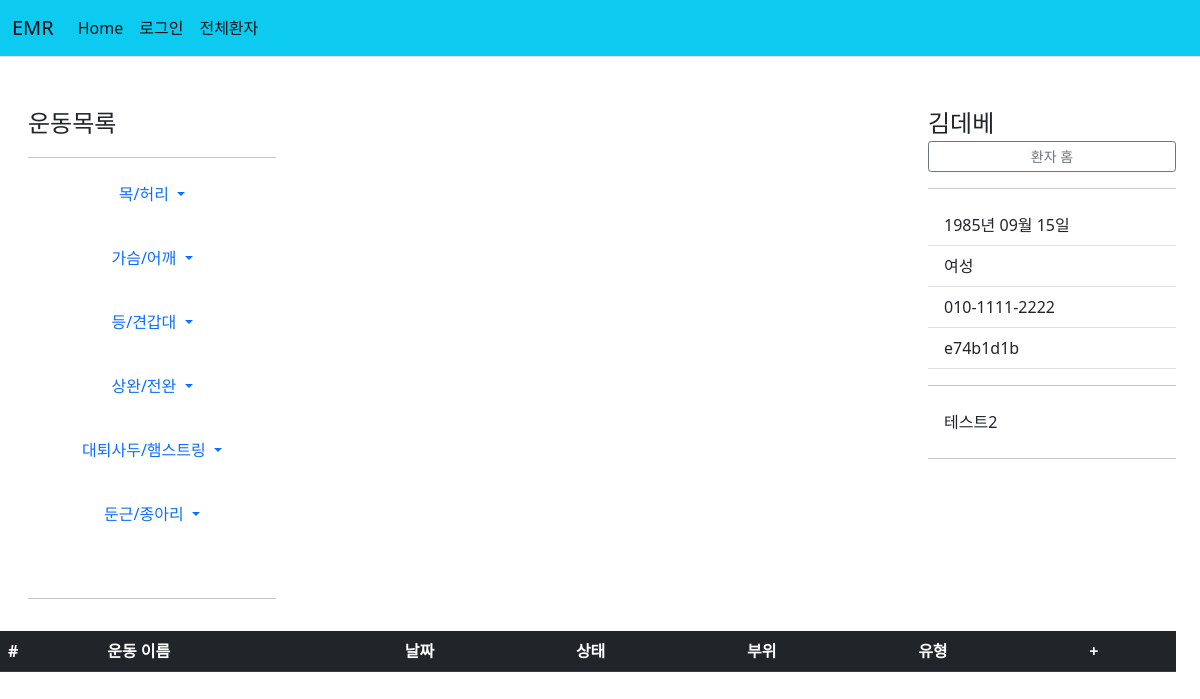
The page /patient/e74b1d1b-0807-4ede-a290-3f7158d4c5e5/exercise/ on the database as committed earlier.
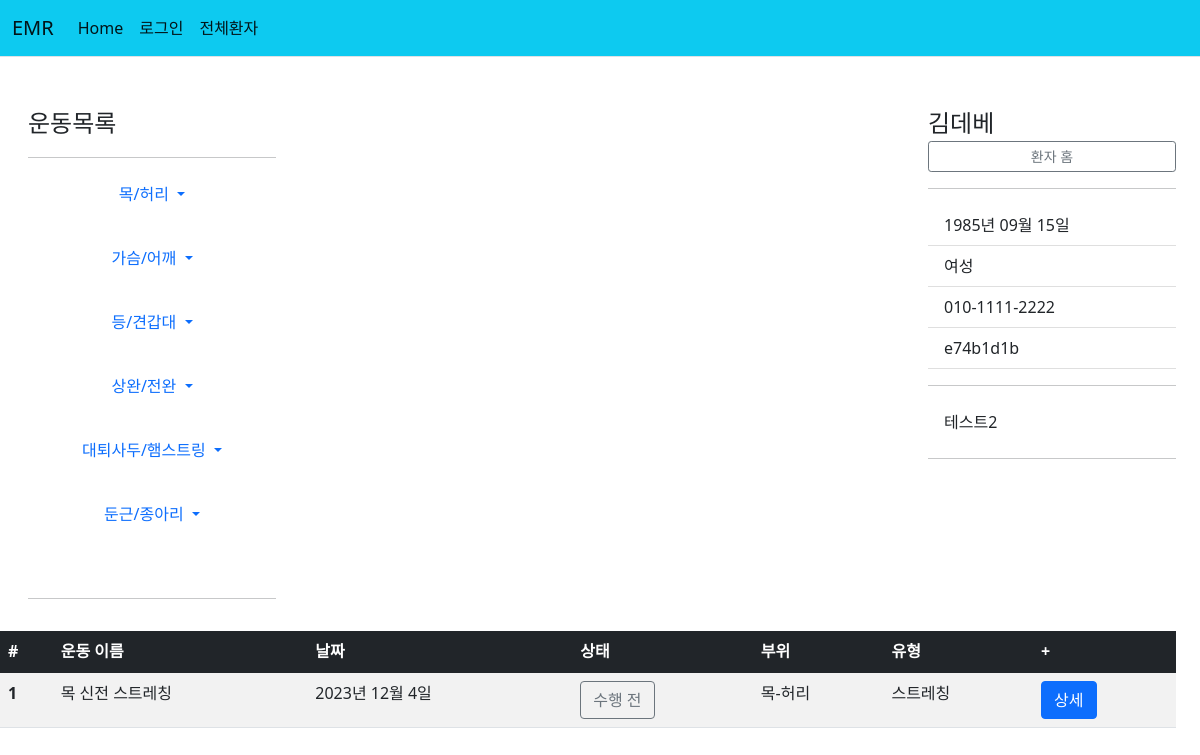
The same page on the database as committed later.
### patient/models.py (models this page shows, shortened)
class ExerciseList(models.Model):
    code = models.CharField(primary_key=True, max_length=36, default=uuid.uuid4)
    exercise = models.ForeignKey(Exercise, on_delete=models.CASCADE)
    patient = models.ForeignKey(Patient2, on_delete=models.CASCADE)
    date = models.DateField(default=timezone.now)
    count = models.IntegerField(default=0)
    set = models.IntegerField(default=1)
    time = models.IntegerField(default=0)
    weight = models.IntegerField(default=0)
    done = models.BooleanField(default=False)

class Exercise(models.Model):
    name = models.CharField(primary_key=True, max_length=30)
    part = models.ForeignKey(Part, on_delete=models.CASCADE)
    type = models.ForeignKey(ExerciseType, on_delete=models.CASCADE)
    link = models.URLField(default='https://blog.naver.com/smile86/221055278905')

class Part(models.Model):
    part = models.CharField(primary_key=True, max_length=10)

class ExerciseType(models.Model):
    type = models.CharField(primary_key=True, max_length=20)

### patient/views.py (the view)
# urls.py: path('<str:patient_id>/exercise/', views.exercise, name='exercise'),
def exercise(request, patient_id):
    patient = get_object_or_404(Patient2, pk=patient_id)
    exercise_list = ExerciseList.objects.filter(patient=patient_id)
    context = {'patient':patient, 'exercise_list':exercise_list}
    return render(request, 'patient/exercise.html', context)

### patient/templatetags/patient_filter.py (called while the page is built)
@register.filter
def back2(value):
    ans=''
    if int(value)%2==0:
        ans = '여성'
    else:
        ans = '남성'
    return ans

@register.filter
def birth2(value, back):
    if back=='3' or back=='4':
        year = '20'+value[:2]
    else:
        year = '19'+value[:2]
    birth = year+'년 '+value[2:4]+'월 '+value[4:]+'일'
    return birth

@register.filter
def id_cut(value):
    return value[:8]

### templates/patient/exercise.html (shortened to what this page needs)
{% extends "base.html" %}
{% load patient_filter %}
{% block content %}
<div class="container-fluid">
  <div class="row">
    <div class="col-md-4">
      <div class="d-flex flex-column flex-shrink-0 p-3" style="width: 280px;">
        <svg class="bi pe-none me-2" width="40" height="32"><use xlink:href="#bootstrap"/></svg>
        <span class="fs-4">운동목록</span>
        <hr>
        <ul class="nav nav-pills flex-column mb-auto text-center">
          <li>
            <a href="#" class="nav-link text-primary align-items-center text-decoration-none dropdown-toggle" data-bs-toggle="dropdown" aria-expanded="false">
              목/허리
            </a>
          </li>
          <br>
          <li>
            <a href="#" class="nav-link align-items-center text-decoration-none dropdown-toggle" data-bs-toggle="dropdown" aria-expanded="false">
              가슴/어깨
            </a>
          </li>
          <br>
          <li>
            <a href="#" class="nav-link align-items-center text-decoration-none dropdown-toggle" data-bs-toggle="dropdown" aria-expanded="false">
              등/견갑대
            </a>
          </li>
          <br>
          <li>
            <a href="#" class="nav-link align-items-center text-decoration-none dropdown-toggle" data-bs-toggle="dropdown" aria-expanded="false">
              상완/전완
            </a>
          </li>
          <br>
          <li>
            <a href="#" class="nav-link align-items-center text-decoration-none dropdown-toggle" data-bs-toggle="dropdown" aria-expanded="false">
              대퇴사두/햄스트링
            </a>
          </li>
          <br>
          <li>
            <a href="#" class="nav-link align-items-center text-decoration-none dropdown-toggle" data-bs-toggle="dropdown" aria-expanded="false">
              둔근/종아리
            </a>
          </li>
          <br>
          <br>
        </ul>
        <hr>
    </div>
    </div>
    <div class="col-md-5">
    </div>
    <div class="col-md-3">
      <div class="col-md-3">
        <div class="d-flex flex-column flex-shrink-0 p-3" style="width: 280px;">
            <svg class="bi pe-none me-2" width="40" height="32"><use xlink:href="#bootstrap"/></svg>
            <span class="fs-4">{{patient.name}}</span>
            <a href="{% url 'patient:detail' patient.id %}" class="btn  btn-sm btn-outline-secondary">환자 홈</a></span>
          <hr>
          <ul class="list-group list-group-flush">
            <li class="list-group-item">{{patient.front_resident|birth2:patient.back_resident}}</li>
            <li class="list-group-item">{{patient.back_resident|back2}}</li>
            <li class="list-group-item">{{patient.phone}}</li>
            <li class="list-group-item">{{patient.id|id_cut}}</li>
            <hr>
            <li class="list-group-item">{{patient.memo}}</li>
          </ul>
          <hr>
      </div>
    </div>
  </div>
  <div class="row">
    <table class="table table-border table-Secondary table-striped">
      <thead>
      <tr class="table-dark">
          <th scope="col">#</th>
          <th scope="col">운동 이름</th>
          <th scope="col">날짜</th>
          <th scope="col">상태</th>
          <th scope="col">부위</th>
          <th scope="col">유형</th>
          <th scope="col">+</th>
      </tr>
      </thead>
      <tbody>
      {% for exercise in exercise_list %}
      <tr>
          <th scope="row">{{forloop.counter}}</th>
          <td>{{exercise.exercise.name}}</td>
          <td>{{exercise.date}}</td>
          {% if exercise.done %}<td> <button type="button" class="btn btn-success">완료</button></td>
          {% else %}<td><button type="button" class="btn btn-outline-secondary">수행 전</button></td>{% endif %}
          <td>{{exercise.exercise.part.part}}</td>
          <td>{{exercise.exercise.type.type}}</td>
          <td><a class="btn btn-primary" href="{% url 'patient:detail' patient.id %}" role="button">상세</a></td>
      </tr>
      {% endfor %}
      </tbody>
    </table>
  </div>
</div>
{% endblock %}

Rows that differ between the two databases and show on the page:
added ExerciseList: exercise.name "목 신전 스트레칭", date "2023년 12월 4일", done "수행 전", exercise.part.part "목-허리", exercise.type.type "스트레칭"
